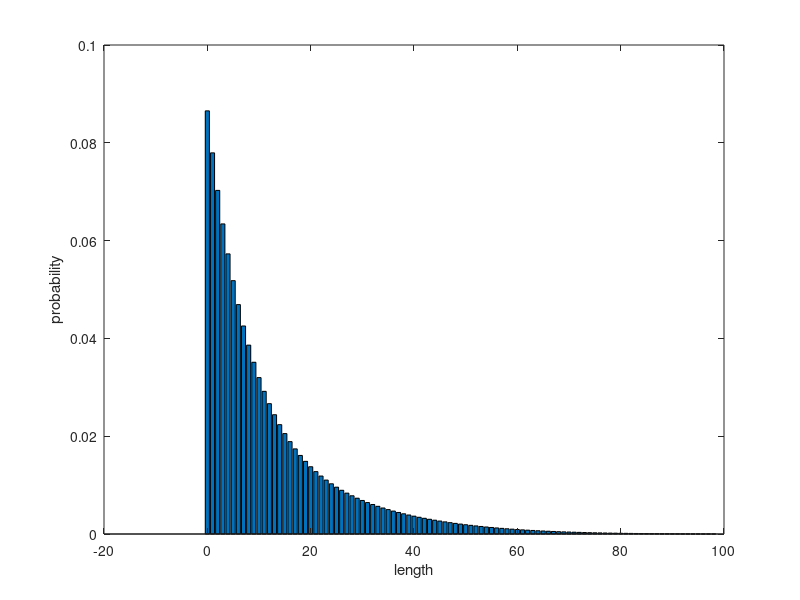

Reproduce this figure in MATLAB.
% Define the parameters. 
r = 9; % in dimensions of inverse time.
gamma = 10; % in dimensions of inverse time.
maxLength = 100;  % in units of monomers. 
totalTime = 50; % in units of time. 
dt = 1/50; % in dimensions of time. 
timeSteps = totalTime / dt; % in units of time steps

% Set up the storage matrix. 
P = zeros(maxLength,timeSteps); %Dimensionless!

%Set the initial condition. 
P(40,1) = 1.0; 

% Loop over all of the time steps. 
for t=2:timeSteps

    % Compute the boundary condition at L = 0. 
    P(1, t) = P(1, t-1) + gamma * dt * P(2, t-1) - r * dt * P(1, t-1);
    
    for L=2:(maxLength - 1)
        P(L, t) = P(L, t-1) + r * dt * P(L-1, t-1) + gamma * dt * P(L+1,t-1)...
            - P(L, t-1) * dt * (r + gamma);
    end 
end

% Plot as a 3D bar plot. 
bar3(P(:, 1:70:timeSteps)); 
xlabel('time steps x 70');
ylabel('length in monomers');
zlabel('P(L, t)');



% Plot the steady state distribution. 
bins = 0:1:maxLength - 1; 
bar(bins, P(:, timeSteps));
xlabel('length');
ylabel('probability');




